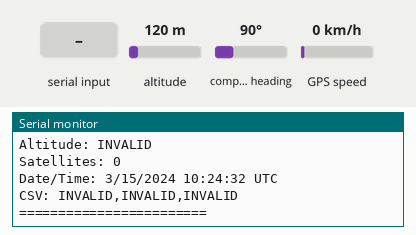
This sketch was run on a simulated Arduino Mega 2560, built with avr-gcc and run on an emulated ATmega2560. Parts: the last lines printed to the serial monitor. The inputs (shaded band) are chosen by the test bench; at power-on: altitude 120 m, compass heading 90°, GPS speed 0 km/h. The GPS gets a fix after 3 s at 37.7749, -122.4194 with 8 satellites.

Above: at 2.2 s.
2.3 s: altitude set to 20 m
At 3.9 s:
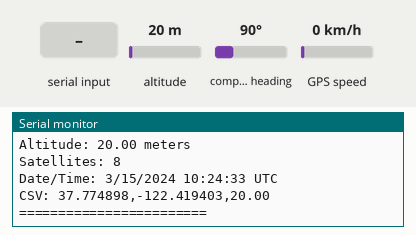
4.5 s: "1" received over the second serial link
6.5 s: compass heading set to 7°
At 7.8 s:
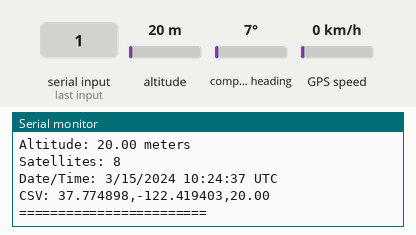
8.0 s: GPS speed set to 30 km/h
At 8.9 s:
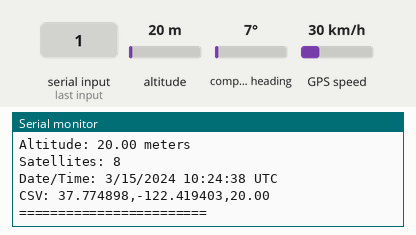
9.5 s: "0" received over the second serial link
Timing chart, 0 to 12.0 s (numbered marks = the images above; inputs shaded):
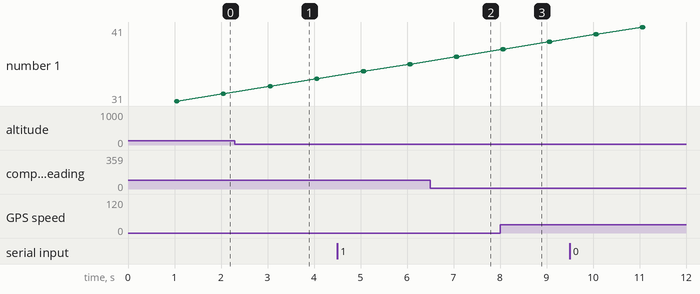

Measured:
- after the input at 2.3 s, the serial monitor: prints a new line after 0.75 s (image 1)

The sketch:

gpd_neo_8m.ino
```cpp
#include <TinyGPSPlus.h>

/*
   GPS Neo 8M Diagnostic Code for Arduino Mega 2560
   This version includes detailed diagnostics to troubleshoot connection issues
*/

static const uint32_t GPSBaud = 9600;
TinyGPSPlus gps;

void setup()
{
  Serial.begin(115200);
  Serial2.begin(GPSBaud);

  Serial.println(F("=== GPS Neo 8M Diagnostic Tool ==="));
  Serial.println(F("Hardware Serial2 connection (TX2-Pin16, RX2-Pin17)"));
  Serial.println();

  // Wait a moment for serial to stabilize
  delay(1000);

  Serial.println(F("Expected wiring:"));
  Serial.println(F("GPS VCC (Red) -> Arduino 5V"));
  Serial.println(F("GPS GND (Black) -> Arduino GND"));
  Serial.println(F("GPS RX -> Arduino TX2 (Pin 16)"));
  Serial.println(F("GPS TX -> Arduino RX2 (Pin 17)"));
  Serial.println();

  Serial.println(F("Starting GPS diagnostics..."));
  Serial.println(F("Listening for raw GPS data..."));
  Serial.println();
}

void loop()
{
  static unsigned long lastCheck = 0;
  static unsigned long rawDataCount = 0;
  static unsigned long validSentences = 0;

  // Read and display raw GPS data
  while (Serial2.available() > 0)
  {
    char c = Serial2.read();
    rawDataCount++;

    // Display raw characters (first 100 chars only to avoid spam)
    if (rawDataCount <= 100) {
      Serial.print(c);
    }

    // Try to encode the character
    if (gps.encode(c))
    {
      validSentences++;
      displayInfo();
    }
  }

  // Display diagnostics every 5 seconds
  if (millis() - lastCheck > 5000)
  {
    lastCheck = millis();

    Serial.println(F("\n=== DIAGNOSTIC INFO ==="));
    Serial.print(F("Raw characters received: "));
    Serial.println(rawDataCount);
    Serial.print(F("Characters processed by GPS library: "));
    Serial.println(gps.charsProcessed());
    Serial.print(F("Valid sentences decoded: "));
    Serial.println(validSentences);
    Serial.print(F("Failed checksum count: "));
    Serial.println(gps.failedChecksum());
    Serial.print(F("Passed checksum count: "));
    Serial.println(gps.passedChecksum());

    if (rawDataCount == 0)
    {
      Serial.println(F("\n*** NO DATA RECEIVED ***"));
      Serial.println(F("Possible issues:"));
      Serial.println(F("1. Check power connections (VCC to 5V, GND to GND)"));
      Serial.println(F("2. Verify TX/RX connections are not swapped"));
      Serial.println(F("3. GPS module may be faulty"));
      Serial.println(F("4. Try different baud rate (38400 or 115200)"));
    }
    else if (gps.charsProcessed() == 0)
    {
      Serial.println(F("\n*** RECEIVING DATA BUT NOT GPS FORMAT ***"));
      Serial.println(F("Data might be at wrong baud rate or corrupted"));
      Serial.println(F("Try changing baud rate to 38400 or 115200"));
    }
    else if (validSentences == 0)
    {
      Serial.println(F("\n*** RECEIVING GPS DATA BUT NO VALID SENTENCES ***"));
      Serial.println(F("GPS is working but may need time to get satellite fix"));
      Serial.println(F("Move to an open area with clear sky view"));
    }
    else
    {
      Serial.println(F("\n*** GPS IS WORKING CORRECTLY ***"));
    }

    Serial.println(F("=======================\n"));
  }

  // Extended timeout for initial detection
  if (millis() > 30000 && rawDataCount == 0)
  {
    Serial.println(F("\n*** 30 SECONDS - NO DATA RECEIVED ***"));
    Serial.println(F("Please check:"));
    Serial.println(F("1. Power connections"));
    Serial.println(F("2. TX/RX wiring"));
    Serial.println(F("3. Try different baud rates"));

    // Try different baud rates
    Serial.println(F("\nTrying different baud rates..."));

    uint32_t baudRates[] = {4800, 9600, 38400, 115200};
    for (int i = 0; i < 4; i++)
    {
      Serial.print(F("Testing baud rate: "));
      Serial.println(baudRates[i]);
      Serial2.end();
      delay(100);
      Serial2.begin(baudRates[i]);
      delay(2000);

      int testCount = 0;
      while (Serial2.available() > 0 && testCount < 50)
      {
        Serial.print((char)Serial2.read());
        testCount++;
      }

      if (testCount > 0)
      {
        Serial.print(F("\n*** FOUND DATA AT BAUD RATE: "));
        Serial.print(baudRates[i]);
        Serial.println(F(" ***"));
        Serial.println(F("Update your code with this baud rate!"));
        while(true); // Stop here
      }
    }

    Serial.println(F("\nNo data found at any baud rate."));
    Serial.println(F("Check hardware connections."));
    while(true);
  }
}

void displayInfo()
{
  Serial.println(F("\n=== GPS LOCATION DATA ==="));

  // Latitude
  Serial.print(F("Latitude: "));
  if (gps.location.isValid())
  {
    Serial.print(gps.location.lat(), 6);
    Serial.println(F(" degrees"));
  }
  else
  {
    Serial.println(F("INVALID"));
  }

  // Longitude
  Serial.print(F("Longitude: "));
  if (gps.location.isValid())
  {
    Serial.print(gps.location.lng(), 6);
    Serial.println(F(" degrees"));
  }
  else
  {
    Serial.println(F("INVALID"));
  }

  // Altitude
  Serial.print(F("Altitude: "));
  if (gps.altitude.isValid())
  {
    Serial.print(gps.altitude.meters(), 2);
    Serial.println(F(" meters"));
  }
  else
  {
    Serial.println(F("INVALID"));
  }

  // Additional useful information
  Serial.print(F("Satellites: "));
  if (gps.satellites.isValid())
  {
    Serial.println(gps.satellites.value());
  }
  else
  {
    Serial.println(F("INVALID"));
  }

  // Date and Time
  Serial.print(F("Date/Time: "));
  if (gps.date.isValid() && gps.time.isValid())
  {
    Serial.print(gps.date.month());
    Serial.print(F("/"));
    Serial.print(gps.date.day());
    Serial.print(F("/"));
    Serial.print(gps.date.year());
    Serial.print(F(" "));

    if (gps.time.hour() < 10) Serial.print(F("0"));
    Serial.print(gps.time.hour());
    Serial.print(F(":"));
    if (gps.time.minute() < 10) Serial.print(F("0"));
    Serial.print(gps.time.minute());
    Serial.print(F(":"));
    if (gps.time.second() < 10) Serial.print(F("0"));
    Serial.print(gps.time.second());
    Serial.println(F(" UTC"));
  }
  else
  {
    Serial.println(F("INVALID"));
  }

  // CSV format output for easy data logging
  Serial.print(F("CSV: "));
  if (gps.location.isValid() && gps.altitude.isValid())
  {
    Serial.print(gps.location.lat(), 6);
    Serial.print(F(","));
    Serial.print(gps.location.lng(), 6);
    Serial.print(F(","));
    Serial.print(gps.altitude.meters(), 2);
  }
  else
  {
    Serial.print(F("INVALID,INVALID,INVALID"));
  }
  Serial.println();

  Serial.println(F("========================"));
}
```
